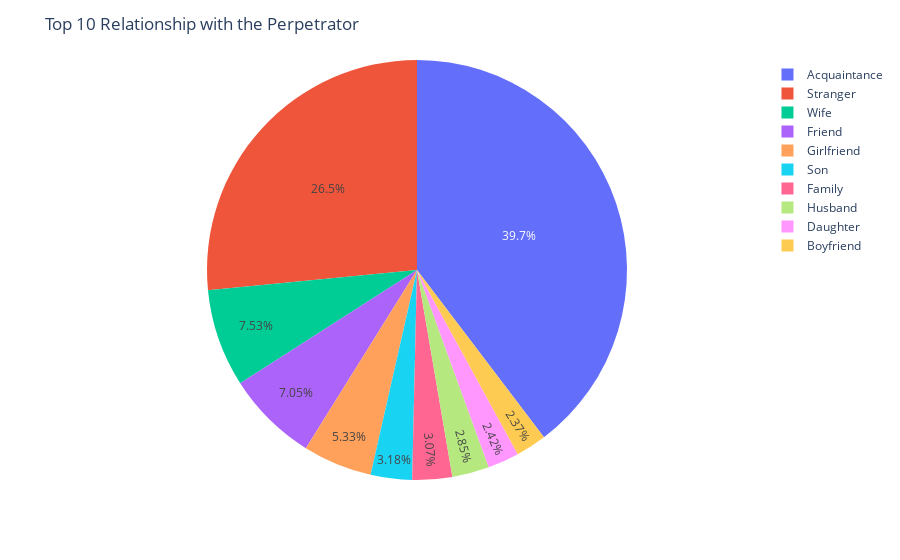
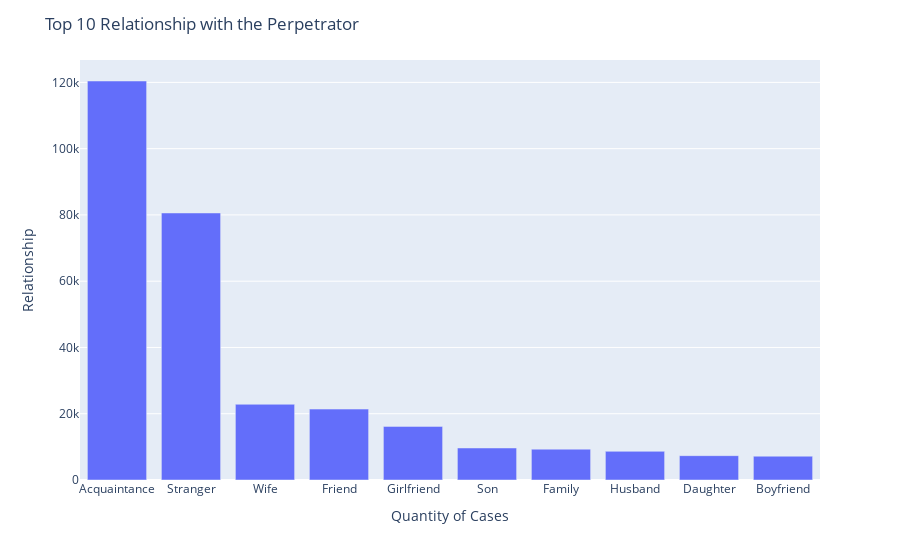

Here is the notebook cell these charts were saved with, in order:
### Code cell
df['Relationship'] = df['Relationship'].replace('Unknown', np.nan)
df['Relationship'].dropna()
relationship_cases = df['Relationship'].value_counts().head(10)

fig = px.pie(names=relationship_cases.index, values=relationship_cases.values)
fig.update_layout(title_text='Top 10 Relationship with the Perpetrator')
fig.show()

fig2 = px.bar(x=relationship_cases.index,y=relationship_cases.values)
fig2.update_layout(title_text='Top 10 Relationship with the Perpetrator', yaxis_title='Relationship', xaxis_title='Quantity of Cases')
fig2.show()
relationship_cases

### Figure 1 — Plotly figure (JSON) as saved in the notebook; plotly's stock layout.template omitted (floating-point values rounded to 4 significant figures)
{"data": [{"domain": {"x": [0, 1], "y": [0, 1]}, "hovertemplate": "label=%{label}<br>value=%{value}<extra></extra>", "labels": ["Acquaintance", "Stranger", "Wife", "Friend", "Girlfriend", "Son", "Family", "Husband", "Daughter", "Boyfriend"], "legendgroup": "", "name": "", "showlegend": true, "type": "pie", "values": [120420, 80588, 22852, 21404, 16179, 9660, 9307, 8650, 7344, 7184]}], "layout": {"legend": {"tracegroupgap": 0}, "margin": {"t": 60}, "title": {"text": "Top 10 Relationship with the Perpetrator"}}}

### Figure 2 — Plotly figure (JSON) as saved in the notebook; plotly's stock layout.template omitted (floating-point values rounded to 4 significant figures)
{"data": [{"alignmentgroup": "True", "hovertemplate": "x=%{x}<br>y=%{y}<extra></extra>", "legendgroup": "", "marker": {"color": "#636efa", "pattern": {"shape": ""}}, "name": "", "offsetgroup": "", "orientation": "v", "showlegend": false, "textposition": "auto", "type": "bar", "x": ["Acquaintance", "Stranger", "Wife", "Friend", "Girlfriend", "Son", "Family", "Husband", "Daughter", "Boyfriend"], "xaxis": "x", "y": [120420, 80588, 22852, 21404, 16179, 9660, 9307, 8650, 7344, 7184], "yaxis": "y"}], "layout": {"barmode": "relative", "legend": {"tracegroupgap": 0}, "margin": {"t": 60}, "title": {"text": "Top 10 Relationship with the Perpetrator"}, "xaxis": {"anchor": "y", "domain": [0, 1], "title": {"text": "Quantity of Cases"}}, "yaxis": {"anchor": "x", "domain": [0, 1], "title": {"text": "Relationship"}}}}
